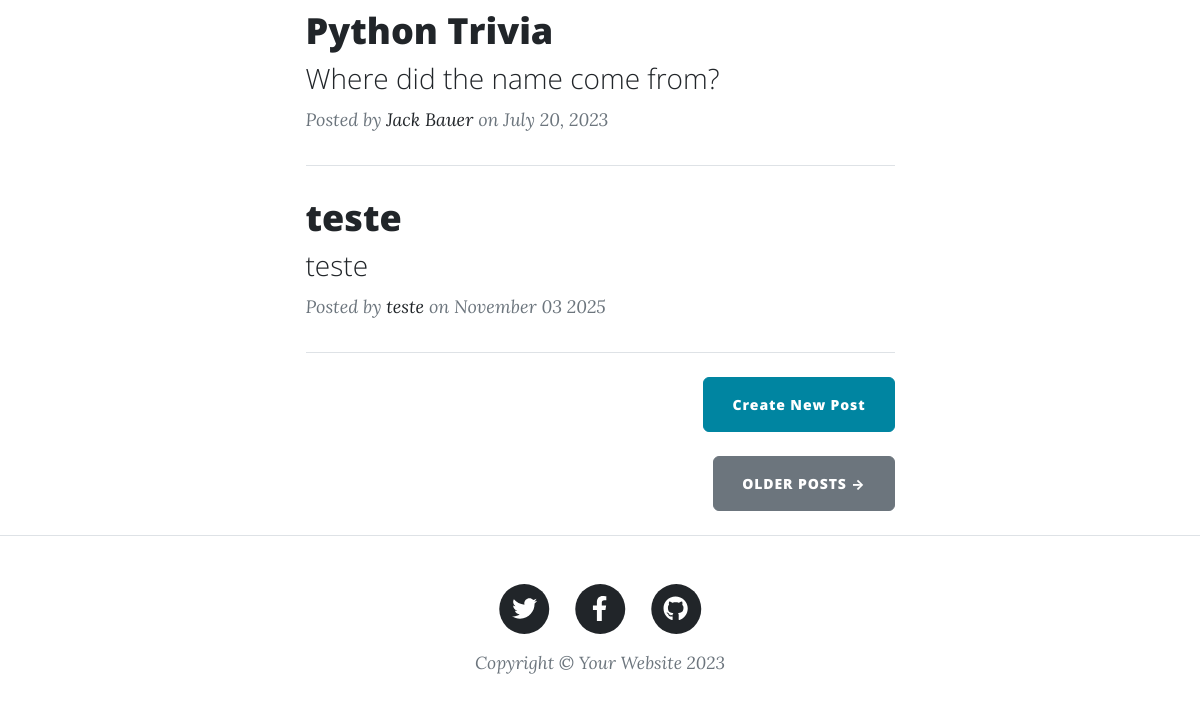
Before: / (lower part) with the older database file.
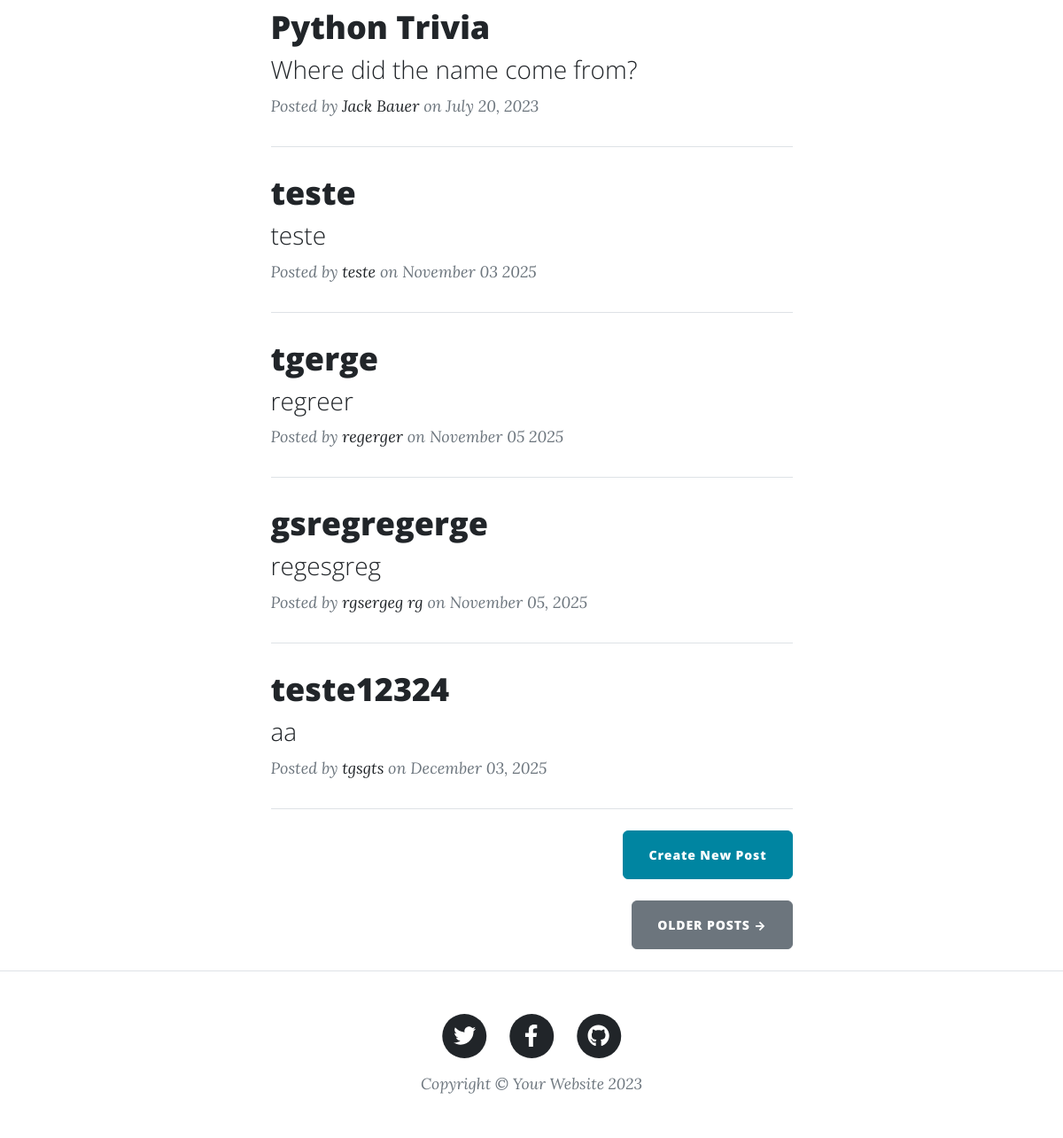
After: the same page with the newer database file.
### main.py (models this page shows)
class BlogPost(db.Model):
    id: Mapped[int] = mapped_column(Integer, primary_key=True)
    title: Mapped[str] = mapped_column(String(250), unique=True, nullable=False)
    subtitle: Mapped[str] = mapped_column(String(250), nullable=False)
    date: Mapped[str] = mapped_column(String(250), nullable=False)
    body: Mapped[str] = mapped_column(Text, nullable=False)
    author: Mapped[str] = mapped_column(String(250), nullable=False)
    img_url: Mapped[str] = mapped_column(String(250), nullable=False)

### main.py (the view)
@app.route('/')
def get_all_posts():
    result = db.session.execute(db.select(BlogPost))
    posts = result.scalars().all()
    return render_template("index.html", all_posts=posts)

### templates/index.html (shortened to what this page needs)
{% include "header.html" %}
<div class="container px-4 px-lg-5">
  <div class="row gx-4 gx-lg-5 justify-content-center">
    <div class="col-md-10 col-lg-8 col-xl-7">
      {% for post in all_posts %}
      <div class="post-preview">
        <a href="{{ url_for('show_post', post_id=post.id) }}">
          <h2 class="post-title">{{ post.title }}</h2>
          <h3 class="post-subtitle">{{ post.subtitle }}</h3>
        </a>
        <p class="post-meta">
          Posted by
          <a href="#">{{post.author}}</a>
          on {{post.date}}
        </p>
      </div>
      <hr class="my-4" />
      {% endfor %}
      <div class="d-flex justify-content-end mb-4">
        <a
          class="btn btn-primary float-right"
          href="{{url_for('add_new_post')}}"
          >Create New Post</a
        >
      </div>
      <div class="d-flex justify-content-end mb-4">
        <a class="btn btn-secondary text-uppercase" href="#!">Older Posts →</a>
      </div>
    </div>
  </div>
</div>
{% include "footer.html" %}

### templates/header.html (shortened to what this page needs)
<!DOCTYPE html>
<html lang="en">
  <head>
    {% block styles %}
    {{ bootstrap.load_css() }}
    <link
      href="{{ url_for('static', filename='css/styles.css') }}"
      rel="stylesheet"
    />
    {% endblock %}
  </head>
  <body>

### templates/footer.html (shortened to what this page needs)
        <footer class="border-top">
          <div class="container px-4 px-lg-5">
              <div class="row gx-4 gx-lg-5 justify-content-center">
                  <div class="col-md-10 col-lg-8 col-xl-7">
                      <ul class="list-inline text-center">
                          <li class="list-inline-item">
                              <a href="#!">
                                  <span class="fa-stack fa-lg">
                                      <i class="fas fa-circle fa-stack-2x"></i>
                                      <i class="fab fa-twitter fa-stack-1x fa-inverse"></i>
                                  </span>
                              </a>
                          </li>
                          <li class="list-inline-item">
                              <a href="#!">
                                  <span class="fa-stack fa-lg">
                                      <i class="fas fa-circle fa-stack-2x"></i>
                                      <i class="fab fa-facebook-f fa-stack-1x fa-inverse"></i>
                                  </span>
                              </a>
                          </li>
                          <li class="list-inline-item">
                              <a href="#!">
                                  <span class="fa-stack fa-lg">
                                      <i class="fas fa-circle fa-stack-2x"></i>
                                      <i class="fab fa-github fa-stack-1x fa-inverse"></i>
                                  </span>
                              </a>
                          </li>
                      </ul>
                      <div class="small text-center text-muted fst-italic">Copyright &copy; Your Website 2023</div>
                  </div>
              </div>
          </div>
      </footer>
  </body>
</html>

Changed rows visible on the page:
added BlogPost: title "tgerge", subtitle "regreer", author "regerger", date "November 05 2025"
added BlogPost: title "gsregregerge", subtitle "regesgreg", author "rgsergeg rg", date "November 05, 2025"
added BlogPost: title "teste12324", subtitle "aa", author "tgsgts", date "December 03, 2025"
